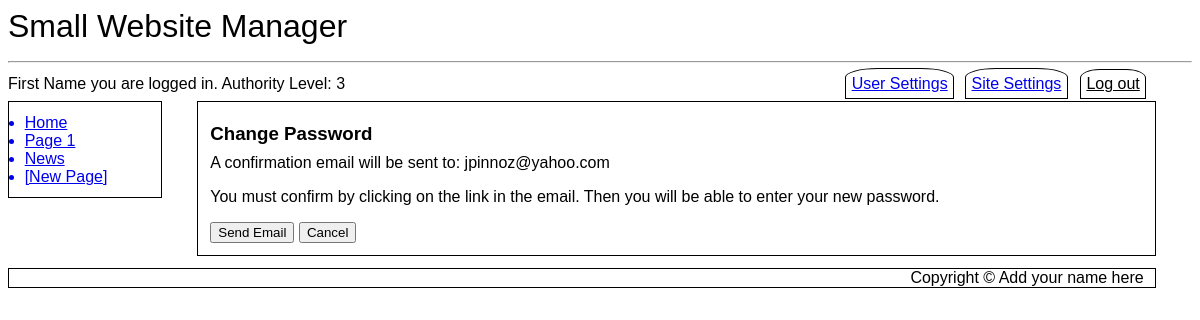
Page /changepass.php (signed in) on the committed database.
### tables this page shows
CREATE TABLE `SubMenus` (
  `MenuID` int(11) NOT NULL,
  `LinkID` int(11) NOT NULL,
  `Page_ID` int(11) NOT NULL DEFAULT 0,
  `Menu_Entry` varchar(20) NOT NULL,
  `Title` varchar(500) NOT NULL,
  `Active` tinyint(1) NOT NULL DEFAULT 1
);

CREATE TABLE `SubMenus_Modules` (
  `SubMenu_Order` int(11) NOT NULL,
  `Module_ID` int(11) NOT NULL
);

CREATE TABLE `SubMenusData` (
  `Type` varchar(500) NOT NULL,
  `Default Menu Title` varchar(20) NOT NULL,
  `LinkData` text NOT NULL,
  `GetData` tinyint(1) NOT NULL,
  `Module_ID` int(11) NOT NULL
);

CREATE TABLE `Users` (
  `ID` int(11) NOT NULL,
  `First_Name` varchar(250) NOT NULL,
  `Last_Name` varchar(250) NOT NULL,
  `eMail` varchar(1000) NOT NULL,
  `User_Name` varchar(1000) NOT NULL,
  `Password` varchar(100) NOT NULL,
  `Activate_Pass` varchar(100) DEFAULT NULL,
  `Change_Pass` varchar(100) DEFAULT NULL,
  `Change_Pass_Expire` datetime DEFAULT NULL,
  `Forgot_Pass` varchar(100) DEFAULT NULL,
  `Forgot_Pass_Expire` datetime DEFAULT NULL,
  `DateTime_Joined` datetime NOT NULL,
  `Last_Logged` datetime NOT NULL DEFAULT current_timestamp(),
  `Authority_Level` tinyint(4) DEFAULT 1,
  `Active` tinyint(1) NOT NULL DEFAULT 0
);

### changepass.php (the view, shortened to what this page needs)
<?php
include ("db_connect.inc");
if ($_SERVER["REQUEST_METHOD"] == "POST" AND $_POST['submitCode']=="Temp_Pass") {
	if ($_POST['Button']=="Send Email") {
		$charSet = "0123456789abcdefghijklmnopqrstuvwxyzABCDEFGHIJKLMNOPQRSTUVWXYZ";
		$charSetLen = strlen($charSet)-1;
		for ($i = 0; $i < 16; $i++) {
			$pick = rand(0, $charSetLen);
	   	$randvalue .= $charSet[$pick];
		}
		$password = password_hash($randvalue, PASSWORD_DEFAULT);
		$userName = $_SESSION['user_name'];
		$query = "UPDATE `Users` SET `Change_Pass`='".$password."',`Change_Pass_Expire`=NOW() + INTERVAL 1 HOUR WHERE `User_Name`='".$userName."'";
		mysqli_query($cxn,$query);
		$to = $_POST['eMail'];
		$firstName = $_SESSION['first_name'];
		$query1 = "SELECT Value FROM Globals WHERE Global='Website Name'";
		$result1 = mysqli_query($cxn,$query1);
		$row1 = mysqli_fetch_assoc($result1);
		$webSiteName = $row1['Value'];
		$query2 = "SELECT Value FROM Globals WHERE Global='URL'";
		$result2 = mysqli_query($cxn,$query2);
		$row2 = mysqli_fetch_assoc($result2);
		$url1 = $row2['Value'];
		$subject = "Confirmation from $webSiteName";
		$message = "
		<h3>You requested to change your password</h3>
		<p>Hello {$firstName},</p>
		<p><a rel=\"nofollow\" href=\"{$url1}/changepass.php?username={$userName}&temppass={$randvalue}\">Click here to change your password</a></p>
		<p>If you cannot click the link, copy the following url into your browser:</p>
		<p>{$url1}/changepass.php?username={$userName}&temppass={$randvalue}</p>
		";
		$headers = "MIME-Version: 1.0" . "\r\n";
		$headers .= "Content-type:text/html;charset=UTF-8" . "\r\n";
		$query3 = "SELECT Value FROM Globals WHERE Global='Site Email Address'";
		$result3 = mysqli_query($cxn,$query3);
		$row3 = mysqli_fetch_assoc($result3);
		$siteEmail = $row3['Value'];
		$headers .= 'From: <{$siteEmail}>' . "\r\n";
		mail($to,$subject,$message,$headers);
		$url = "usersettings.php";
		$location = "Location: ".$url;
		header($location);
		die();
	} elseif ($_POST['Button']=="Cancel") {
		$url = "usersettings.php";
		$location = "Location: ".$url;
		header($location);
		die();
	}
} else {
	include ("header.inc");
	include ("navbar.inc");
	echo "<article id='main'>";
	if (isset($_SESSION['user_name'])) {
		$query = "SELECT `eMail` FROM `Users` WHERE `ID`='".$_SESSION['user_ID']."'";
		$result = mysqli_query($cxn,$query);
		$row = mysqli_fetch_assoc($result);
		$email = $row['eMail'];
		echo "
		<h3>Change Password</h3>
		A confirmation email will be sent to: $email<p>
		You must confirm by clicking on the link in the email. Then you will be able to enter your new password.";
		echo "<form action='".htmlentities($_SERVER['PHP_SELF'])."' method=\"post\">
		<input type=\"hidden\" id=\"submitCode\" name=\"submitCode\" value=\"Temp_Pass\">
		<input type=\"hidden\" id=\"eMail\" name=\"eMail\" value=\"$email\">
		<input type=\"submit\" name=\"Button\" value=\"Send Email\" />
		<input type=\"submit\" name=\"Button\" value=\"Cancel\" />
		</form>";
	} else {
		echo "<div class=\"error\">Restricted Area. You need administrative priviledges to access this page.</div>";
	}
	echo "</article>";
	include ("footer.inc");
}
?>

### navbar.inc
<nav id="vnav1">
<?php
$query = "SELECT Menu_Entry, Title FROM SubMenus WHERE MenuID='1' AND Active=1 ORDER BY LinkID ASC LIMIT 10";
$result = mysqli_query($cxn,$query) or die ("Couldn't execute query.");
while($row = mysqli_fetch_assoc($result))
{
	$menuEntry = $row['Menu_Entry'];
	$pageTitle = $row['Title'];
	$pageTitle = preg_replace('/ /', '_', $pageTitle);
	echo "<a href='$pageTitle'>$menuEntry</a>\r\n";
}
$query2 = "SELECT `Default Menu Title`, `LinkData`, `Module_ID` FROM SubMenus_Modules INNER JOIN SubMenusData USING (Module_ID)";
$result2 = mysqli_query($cxn, $query2) or die ("Couldn't execute query.");
while($row2 = mysqli_fetch_assoc($result2))
{
	$menuEntry2 = $row2['Default Menu Title'];
	$pageTitle2 = $row2['LinkData'];
	$pageTitle2 = preg_replace('/ /', '_', $pageTitle2);
	echo "<a href='$pageTitle2'>$menuEntry2</a>\r\n";
}
if (isset($_SESSION['auth_lev'])){
	if ($_SESSION['auth_lev'] == 3 AND isset($_SESSION['first_name']) AND isset($_SESSION['user_name']) ) {
		echo "<a class='newpage' href='newpage.php'>[New Page]</a>\r\n";
	}
}
?>
</nav>

### desktop.css (style rules this page uses)
* { font-family: Arial, sans-serif; box-sizing: border-box; }
h1, h2, h3 { padding: 0%; margin-top: 1%; margin-bottom: 1%; }
article#main { margin-left:16%; width: 81%; float:none; border: 1px solid black; padding: 1%; }
nav#vnav1 { width:13%; float:left; border: 1px solid black; padding: 1%; clear: both; margin-top: 0%; }
nav#vnav1 a { display: list-item; list-style-type: disc; margin-left: 3%; }

### rows in the picture
submenus: Menu_Entry "Home"
submenus: Menu_Entry "Page 1"
submenus_modules: submenusdata.Default Menu Title "News"
users: eMail "jpinnoz@yahoo.com"

### other values in the picture
$websiteName "Small Website Manager"
$_SESSION['first_name'] "First Name"
$_SESSION['auth_lev'] "3"
